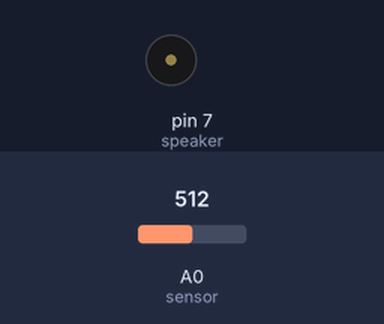
Simulated run of this sketch. Board: Arduino Uno, built with avr-gcc and run on an emulated ATmega328P. Shown: buzzer (waves = sounding, pin HIGH). Inputs (shaded band) come from the test bench; at power-on: A0 (sensor) = 512. The modem accepts every AT command (registered, SIM ready, sends succeed) and sends nothing else; what the sketch prints to the serial monitor is not drawn.

Above: at 0.1 s.
At 61.1 s:
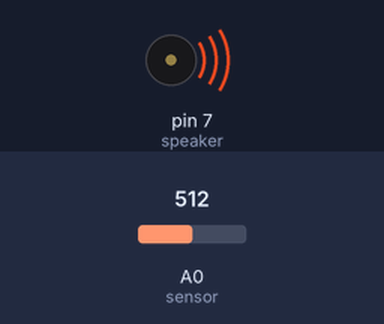
Timing chart, 0 to 62.6 s (numbered marks = the images above):
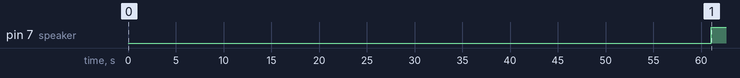

The sketch:

GAS_Arduino.ino
```cpp
#include <SoftwareSerial.h>
SoftwareSerial mySerial(9, 10);

int sensor=A0;
int speaker=7;
int gas_value,Gas_alert_val, Gas_shut_val, call_Count=0;
int Gas_Leak_Status;

int trigger=55;


void setup()
{

	pinMode(sensor,INPUT);
	pinMode(speaker,OUTPUT);

	mySerial.begin(9600);
	delay(500);
	Serial.begin(9600);
	delay(500);
}

void loop()
{
	CheckGas();
	CheckShutDown();
}

void CheckGas()
{

	Gas_alert_val=ScanGasLevel();

	if(Gas_alert_val>=trigger)
	{
		if(call_Count==0)
		{
		SetAlert1(); // Function to send call Alerts
		}
		SetAlert2(); // Function to send buzz Alerts
	}
}

int ScanGasLevel()
{
	gas_value=analogRead(sensor); // reads the sensor output
    Serial.println(gas_value);
	return gas_value; //
}

void SetAlert1()
 {

	//digitalWrite(speaker,HIGH);
	callAlert();
	call_Count=1;
	Gas_Leak_Status=1;

}
void SetAlert2()
{
	digitalWrite(speaker,HIGH);
	Serial.println("buzzH");
}

void CheckShutDown()
{
	if(Gas_Leak_Status==1)
	{
		Gas_shut_val=ScanGasLevel();
		if(Gas_shut_val<=trigger)
		{
			digitalWrite(speaker,LOW);
			Gas_Leak_Status=0;
			call_Count=0;
		}
		/*
		else
		{
			call_Count=0;
		}
		*/
	}
}

void callAlert()
{   Serial.println("shadab");
	mySerial.println("ATD8375017991;");
	delay(20000);
	mySerial.println("ATH");
	delay(10000);
	Serial.println("rahul");
	mySerial.println("ATD8178063117;");
	delay(20000);
	mySerial.println("ATH");
	delay(10000);
// 	mySerial.println("ATD7042682108;");
// 	delay(20000);
// 	mySerial.println("ATH");
// 	delay(10000);

}
```

Measured:
- by itself, pin 7 (speaker): LOW → HIGH at 61.0 s
